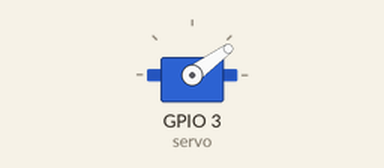
Bench run of a program on a simulated Raspberry Pi (BCM pin numbers). Parts: servo. Servo angles are drawn from the pulse width (0.5 ms = 0°, 2.5 ms = 180°). At 9.0 s the program stops and its outputs stay as they are.

Above: at 0.1 s.
At 3.1 s:
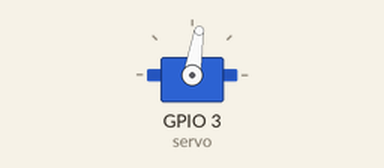
Timing chart, 0 to 7.5 s (numbered marks = the images above):
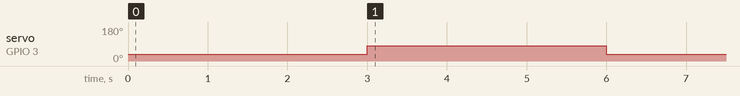

The program:

servotest.py
```python
import RPi.GPIO as GPIO
from time import sleep

servo = 3

GPIO.setmode(GPIO.BCM)
GPIO.setup(servo, GPIO.OUT)

pwm=GPIO.PWM(servo,50)
pwm.start(0)

def SetAngle(angle):
        duty = angle / 18 + 2
        GPIO.output(servo, True)
        pwm.ChangeDutyCycle(duty)
        sleep(1)
        GPIO.output(servo, False)
        pwm.ChangeDutyCycle(0)

SetAngle(45)
sleep(2)
SetAngle(90)
sleep(2)
SetAngle(45)
sleep(2)
pwm.stop()
GPIO.cleanup()
```

Measured:
- by itself, servo on GPIO 3 (servo): 36° → 81° at 3.0 s, → 36° 3.0 s later
